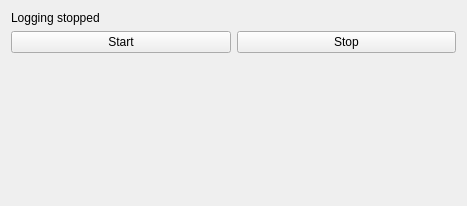
<?xml version="1.0" encoding="UTF-8"?>
<ui version="4.0">
 <class>LoggerTab</class>
 <widget class="QWidget" name="LoggerTab">
  <property name="geometry">
   <rect>
    <x>0</x>
    <y>0</y>
    <width>467</width>
    <height>206</height>
   </rect>
  </property>
  <property name="windowTitle">
   <string>Form</string>
  </property>
  <layout class="QGridLayout" name="gridLayout">
   <item row="0" column="0">
    <layout class="QVBoxLayout" name="verticalLayout">
     <item>
      <widget class="QLabel" name="label">
       <property name="sizePolicy">
        <sizepolicy hsizetype="Minimum" vsizetype="Maximum">
         <horstretch>0</horstretch>
         <verstretch>0</verstretch>
        </sizepolicy>
       </property>
       <property name="text">
        <string>Logging stopped</string>
       </property>
      </widget>
     </item>
     <item>
      <layout class="QHBoxLayout" name="horizontalLayout">
       <property name="sizeConstraint">
        <enum>QLayout::SetMinimumSize</enum>
       </property>
       <item>
        <widget class="QPushButton" name="start">
         <property name="text">
          <string>Start</string>
         </property>
        </widget>
       </item>
       <item>
        <widget class="QPushButton" name="stop">
         <property name="text">
          <string>Stop</string>
         </property>
        </widget>
       </item>
      </layout>
     </item>
     <item>
      <spacer name="verticalSpacer">
       <property name="orientation">
        <enum>Qt::Vertical</enum>
       </property>
       <property name="sizeHint" stdset="0">
        <size>
         <width>20</width>
         <height>40</height>
        </size>
       </property>
      </spacer>
     </item>
    </layout>
   </item>
  </layout>
 </widget>
 <resources/>
 <connections/>
</ui>
